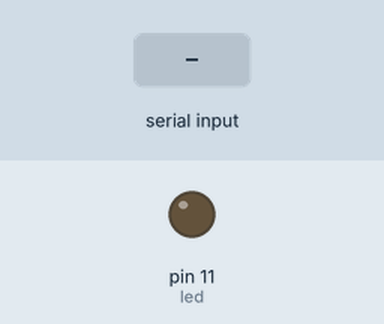
Recording of a sketch running on a simulated Arduino Uno, built with avr-gcc and run on an emulated ATmega328P. Parts: output pins drawn as LEDs (lit = HIGH). The inputs (shaded band) are chosen by the test bench.

Above: at 1.2 s.
1.3 s: "H" received over Serial
At 2.1 s:
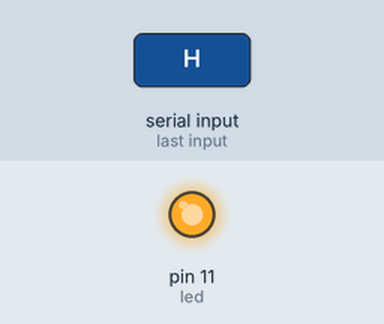
2.8 s: "L" received over Serial
At 3.3 s:
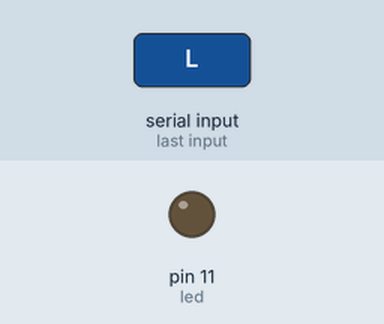
Timing chart, 0 to 5.8 s (numbered marks = the images above; inputs shaded):
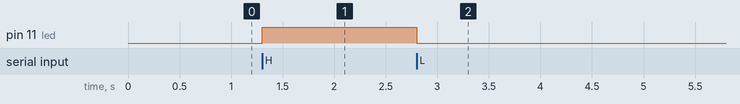

Measured:
- after the input at 1.3 s, pin 11 (led): LOW → HIGH at once
- after the input at 2.8 s, pin 11 (led): HIGH → LOW at once

The sketch:

blink_led_on_serial.ino
```cpp
int led = 11;
int car;

void setup(){
  pinMode(led, OUTPUT);
  Serial.begin(9600);
}

void loop(){
  if(Serial.available() > 0) {
    car = Serial.read();
    if(car == 'H') digitalWrite(led, HIGH);
    if(car == 'L') digitalWrite(led, LOW);
  }
}
```
